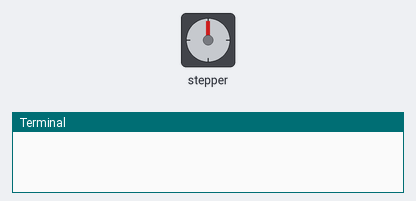
The program below on a simulated Raspberry Pi (BCM pin numbers). Parts: stepper motor, the last lines printed to the terminal. The stepper is drawn at 2048 steps a turn. At 26.1 s the program stops and its outputs stay as they are.

Above: at 0.15 s.
At 3.16 s:
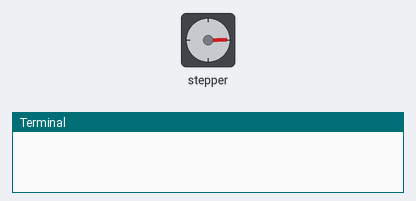
At 6.18 s:
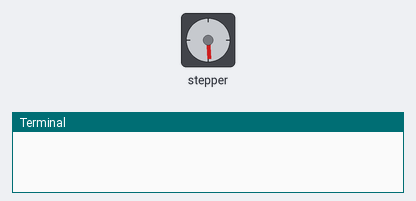
At 12.1 s:
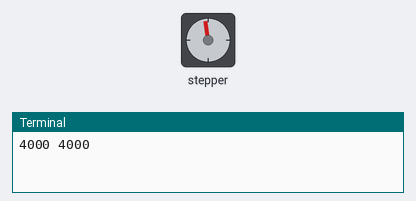
Timing chart, 0 to 13.6 s (numbered marks = the images above):
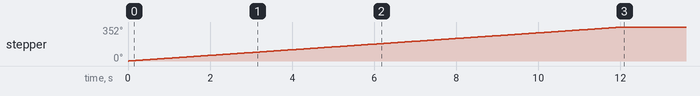

The program:

Stepper_Motor_Feed.py
```python
#!/usr/bin/python
# -*- coding: utf-8 -*-


import RPi.GPIO as GPIO
import time
import sys

# Stepper Motor One
Stepper_pin1=17
Stepper_pin2=18
#change the value of "pin3" to 27 if V2 Raspberry Pi
Stepper_pin3=27
Stepper_pin4=22

# Stepper Motor Two
Stepper_pin5=23
Stepper_pin6=24
Stepper_pin7=25
Stepper_pin8=4

# set pin directions
GPIO.setmode(GPIO.BCM)
GPIO.setup(Stepper_pin1,GPIO.OUT)
GPIO.setup(Stepper_pin2,GPIO.OUT)
GPIO.setup(Stepper_pin3,GPIO.OUT)
GPIO.setup(Stepper_pin4,GPIO.OUT)

GPIO.setup(Stepper_pin5,GPIO.OUT)
GPIO.setup(Stepper_pin6,GPIO.OUT)
GPIO.setup(Stepper_pin7,GPIO.OUT)
GPIO.setup(Stepper_pin8,GPIO.OUT)


#
Apin1=[0,1,0,0,1]
Apin2=[0,1,1,0,0]
Apin3=[0,0,1,1,0]
Apin4=[0,0,0,1,1]
current=0
current2=0
target=0

def GO_THERE(target,current):
        if current<target:
                while current<target:
                        i=current&2 + 1
                        GPIO.output(Stepper_pin1,Apin1[i])
                        GPIO.output(Stepper_pin2,Apin2[i])
                        GPIO.output(Stepper_pin3,Apin3[i])
                        GPIO.output(Stepper_pin4,Apin4[i])
                        time.sleep(.003)
                        current= current + 1
        else:
                while current>target:
                        i=current&2 + 1
                        GPIO.output(Stepper_pin1,Apin1[i])
                        GPIO.output(Stepper_pin2,Apin2[i])
                        GPIO.output(Stepper_pin3,Apin3[i])
                        GPIO.output(Stepper_pin4,Apin4[i])
                        time.sleep(.003)
                        current= current - 1
        print current,target
        return current;

def GO_THERE2(target,current2):
        if current2<target:
                while current2<target:
                        i=current2&2 + 1
                        GPIO.output(Stepper_pin5,Apin1[i])
                        GPIO.output(Stepper_pin6,Apin2[i])
                        GPIO.output(Stepper_pin7,Apin3[i])
                        GPIO.output(Stepper_pin8,Apin4[i])
                        time.sleep(.003)
                        current2= current2 + 1
        else:
                while current2>target:
                        i=current2&2 + 1
                        GPIO.output(Stepper_pin5,Apin1[i])
                        GPIO.output(Stepper_pin6,Apin2[i])
                        GPIO.output(Stepper_pin7,Apin3[i])
                        GPIO.output(Stepper_pin8,Apin4[i])
                        time.sleep(.003)
                        current2= current2 - 1
        print current2,target
        return current2;

#setup

target=4000
current=GO_THERE(target,current)


time.sleep(2)
target=4000
current2=GO_THERE2(target,current2)

#time.sleep(2)
#target=200
#current=GO_THERE(target,current)

#target=2000
#current=GO_THERE(target,current)

#target=200
#current=GO_THERE(target,current)
```

Measured:
- by itself, stepper: turns 352° clockwise in 12.0 s
